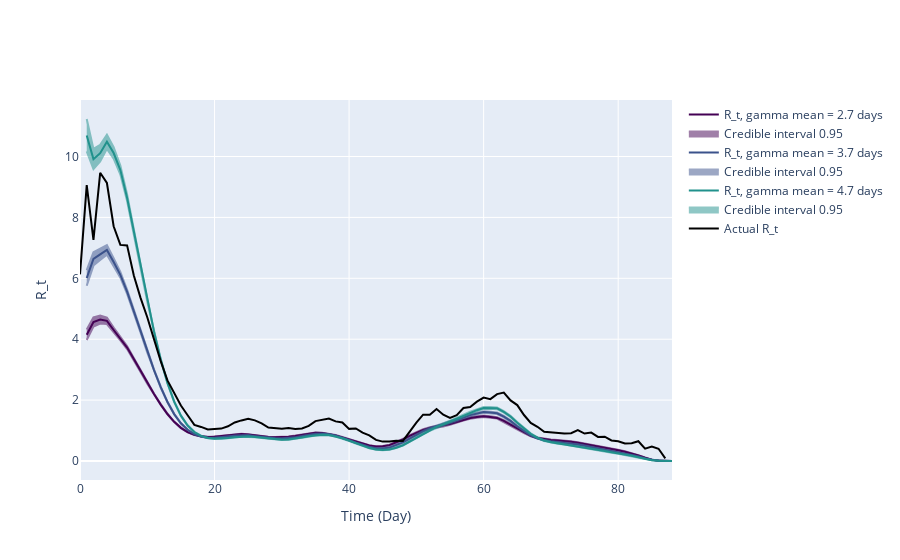

Write notebook code for a chart like this one.
### Code cell
# Use incidence data to predict R_t value
theta = incidences_true_r02
end_time_point = len(theta)

inc_data_r02 = pd.DataFrame(
    {
        'Time': np.arange(len(theta)-2),
        'Incidence Number': incidences_true_r02[2:len(theta)]
    }
)

intervals_list = []
for shape, scale in zip(gamma_shape_list, gamma_scale_list):
    gamma_pdf = gamma.pdf(x, shape, gamma_loc, scale)
    inference = branchpro.BranchProPosterior(
        inc_data=inc_data_r02,
        daily_serial_interval=gamma_pdf,
        alpha=prior_a,
        beta=prior_b)

    inference.run_inference(tau=tau)
    intervals = inference.get_intervals(central_prob=.95)
    intervals_list.append(intervals)

fig = plot_multi_rt_fig(intervals_list, true_rt_r02[2:-1], gamma_pdf, end_time_point)

n = 0
for i, handle in enumerate(fig.figure['data']):
    if handle['name'].startswith('Estimated'):
        mean_val = gamma_shape_list[n]*gamma_scale_list[n]
        handle['name'] = f'R_t, gamma mean = {mean_val:.2g} days'
        n += 1
   
pio.write_image(fig.figure, 'kg_inference_plots/predicted_vs_true_rt_r02_multi.png') 
fig.show_figure()
